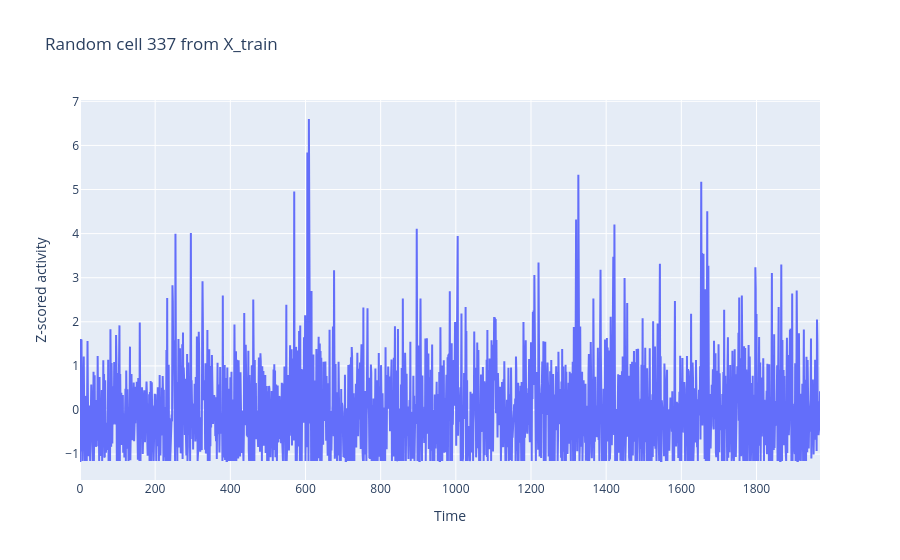

Source (notebook cell):
### Code cell
# plot a random cell in X_train (using plotly)
import plotly.graph_objects as go
random_cell = np.random.choice(X_train.shape[0])
fig = go.Figure()
fig.add_trace(go.Scatter(y=X_train[random_cell], mode='lines', name=f'Cell {random_cell}'))
fig.update_layout(title=f"Random cell {random_cell} from X_train",
                  xaxis_title="Time",
                  yaxis_title="Z-scored activity")
fig.show()

### Figure 1 — Plotly figure (JSON) as saved in the notebook; plotly's stock layout.template omitted (floating-point values rounded to 4 significant figures; data arrays with more than 128 entries replaced by an {"elided": "..."} marker saying what was removed)
{"data": [{"mode": "lines", "name": "Cell 337", "type": "scatter", "y": {"elided": "1970 float values"}}], "layout": {"title": {"text": "Random cell 337 from X_train"}, "xaxis": {"title": {"text": "Time"}}, "yaxis": {"title": {"text": "Z-scored activity"}}}}
